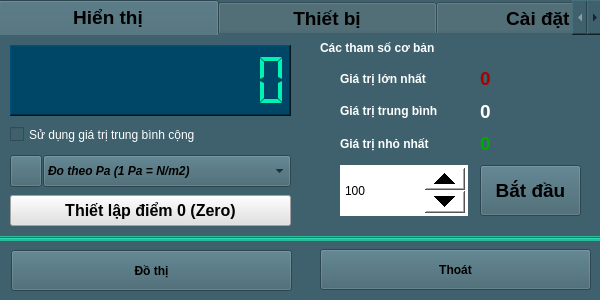
<?xml version="1.0" encoding="UTF-8"?>
<ui version="4.0">
 <class>Sensor_SEN0104</class>
 <widget class="QWidget" name="Sensor_SEN0104">
  <property name="geometry">
   <rect>
    <x>0</x>
    <y>0</y>
    <width>600</width>
    <height>300</height>
   </rect>
  </property>
  <property name="windowTitle">
   <string>Form</string>
  </property>
  <property name="windowIcon">
   <iconset resource="../image.qrc">
    <normaloff>:/image/PSR0104_Icon.jpg</normaloff>:/image/PSR0104_Icon.jpg</iconset>
  </property>
  <property name="styleSheet">
   <string notr="true">background-color: rgb(62, 97, 109);</string>
  </property>
  <widget class="QPushButton" name="pushButton_Exit">
   <property name="geometry">
    <rect>
     <x>320</x>
     <y>249</y>
     <width>271</width>
     <height>41</height>
    </rect>
   </property>
   <property name="font">
    <font>
     <weight>75</weight>
     <bold>true</bold>
    </font>
   </property>
   <property name="text">
    <string>Thoát</string>
   </property>
  </widget>
  <widget class="QPushButton" name="pushButton_ChartZoom">
   <property name="geometry">
    <rect>
     <x>11</x>
     <y>250</y>
     <width>281</width>
     <height>41</height>
    </rect>
   </property>
   <property name="font">
    <font>
     <weight>75</weight>
     <bold>true</bold>
    </font>
   </property>
   <property name="text">
    <string>Đồ thị</string>
   </property>
  </widget>
  <widget class="QTabWidget" name="tabWidget">
   <property name="geometry">
    <rect>
     <x>-2</x>
     <y>0</y>
     <width>605</width>
     <height>238</height>
    </rect>
   </property>
   <property name="font">
    <font>
     <pointsize>14</pointsize>
     <weight>75</weight>
     <bold>true</bold>
    </font>
   </property>
   <property name="styleSheet">
    <string notr="true">background-color: rgb(62, 97, 109);</string>
   </property>
   <property name="currentIndex">
    <number>0</number>
   </property>
   <property name="elideMode">
    <enum>Qt::ElideNone</enum>
   </property>
   <widget class="QWidget" name="tab_Infor_3">
    <attribute name="title">
     <string>            Hiển thị            </string>
    </attribute>
    <widget class="QLCDNumber" name="lcdNumber_Value">
     <property name="geometry">
      <rect>
       <x>10</x>
       <y>10</y>
       <width>281</width>
       <height>71</height>
      </rect>
     </property>
     <property name="styleSheet">
      <string notr="true">background-color: rgb(0, 70, 102);
color: rgb(0, 243, 178);
</string>
     </property>
     <property name="frameShape">
      <enum>QFrame::WinPanel</enum>
     </property>
     <property name="lineWidth">
      <number>1</number>
     </property>
     <property name="smallDecimalPoint">
      <bool>false</bool>
     </property>
     <property name="digitCount">
      <number>10</number>
     </property>
     <property name="segmentStyle">
      <enum>QLCDNumber::Flat</enum>
     </property>
     <property name="value" stdset="0">
      <double>0.000000000000000</double>
     </property>
     <property name="intValue" stdset="0">
      <number>0</number>
     </property>
    </widget>
    <widget class="QPushButton" name="pushButton_2">
     <property name="geometry">
      <rect>
       <x>10</x>
       <y>120</y>
       <width>32</width>
       <height>32</height>
      </rect>
     </property>
     <property name="styleSheet">
      <string notr="true"/>
     </property>
     <property name="text">
      <string/>
     </property>
     <property name="icon">
      <iconset resource="../image.qrc">
       <normaloff>:/image/PSR0104_Icon.jpg</normaloff>:/image/PSR0104_Icon.jpg</iconset>
     </property>
     <property name="iconSize">
      <size>
       <width>32</width>
       <height>32</height>
      </size>
     </property>
    </widget>
    <widget class="QSpinBox" name="spinBox_setSample">
     <property name="geometry">
      <rect>
       <x>340</x>
       <y>130</y>
       <width>128</width>
       <height>51</height>
      </rect>
     </property>
     <property name="styleSheet">
      <string notr="true">QSpinBox
{
background-color: rgb(255, 255, 255);
color: rgb(0, 0, 0);
}
QSpinBox::up-button
{
    min-width:40px;
    min-height: 20px;
}
QSpinBox::down-button
{
    min-width: 40px;
    min-height: 20px;
}
</string>
     </property>
     <property name="minimum">
      <number>10</number>
     </property>
     <property name="maximum">
      <number>9999999</number>
     </property>
     <property name="value">
      <number>100</number>
     </property>
    </widget>
    <widget class="QPushButton" name="pushButton_getSamples">
     <property name="geometry">
      <rect>
       <x>480</x>
       <y>130</y>
       <width>101</width>
       <height>51</height>
      </rect>
     </property>
     <property name="font">
      <font>
       <pointsize>14</pointsize>
       <weight>75</weight>
       <bold>true</bold>
      </font>
     </property>
     <property name="styleSheet">
      <string notr="true"/>
     </property>
     <property name="text">
      <string>Bắt đầu</string>
     </property>
    </widget>
    <widget class="QLabel" name="label_sampleInfo">
     <property name="geometry">
      <rect>
       <x>320</x>
       <y>0</y>
       <width>261</width>
       <height>26</height>
      </rect>
     </property>
     <property name="font">
      <font>
       <weight>75</weight>
       <bold>true</bold>
      </font>
     </property>
     <property name="styleSheet">
      <string notr="true">color: rgb(255, 255, 255);</string>
     </property>
     <property name="text">
      <string>Các tham số cơ bản</string>
     </property>
    </widget>
    <widget class="QWidget" name="verticalLayoutWidget_11">
     <property name="geometry">
      <rect>
       <x>340</x>
       <y>30</y>
       <width>128</width>
       <height>92</height>
      </rect>
     </property>
     <layout class="QVBoxLayout" name="verticalLayout_11">
      <item>
       <widget class="QLabel" name="label_11">
        <property name="font">
         <font>
          <weight>75</weight>
          <bold>true</bold>
         </font>
        </property>
        <property name="styleSheet">
         <string notr="true">color: rgb(255, 255, 255);</string>
        </property>
        <property name="text">
         <string>Giá trị lớn nhất</string>
        </property>
       </widget>
      </item>
      <item>
       <widget class="QLabel" name="label_12">
        <property name="font">
         <font>
          <weight>75</weight>
          <bold>true</bold>
         </font>
        </property>
        <property name="styleSheet">
         <string notr="true">color: rgb(255, 255, 255);</string>
        </property>
        <property name="text">
         <string>Giá trị trung bình</string>
        </property>
       </widget>
      </item>
      <item>
       <widget class="QLabel" name="label_15">
        <property name="font">
         <font>
          <weight>75</weight>
          <bold>true</bold>
         </font>
        </property>
        <property name="styleSheet">
         <string notr="true">color: rgb(255, 255, 255);</string>
        </property>
        <property name="text">
         <string>Giá trị nhỏ nhất</string>
        </property>
       </widget>
      </item>
     </layout>
    </widget>
    <widget class="QWidget" name="verticalLayoutWidget_12">
     <property name="geometry">
      <rect>
       <x>480</x>
       <y>30</y>
       <width>101</width>
       <height>92</height>
      </rect>
     </property>
     <layout class="QVBoxLayout" name="verticalLayout_12">
      <item>
       <widget class="QLabel" name="label_ValueMax">
        <property name="font">
         <font>
          <pointsize>14</pointsize>
          <weight>75</weight>
          <bold>true</bold>
         </font>
        </property>
        <property name="styleSheet">
         <string notr="true">color: rgb(170, 0, 0);</string>
        </property>
        <property name="text">
         <string>0</string>
        </property>
       </widget>
      </item>
      <item>
       <widget class="QLabel" name="label_ValueAvg">
        <property name="font">
         <font>
          <pointsize>14</pointsize>
          <weight>75</weight>
          <bold>true</bold>
         </font>
        </property>
        <property name="styleSheet">
         <string notr="true">color: rgb(255, 255, 255);</string>
        </property>
        <property name="text">
         <string>0</string>
        </property>
       </widget>
      </item>
      <item>
       <widget class="QLabel" name="label_ValueMin">
        <property name="font">
         <font>
          <pointsize>14</pointsize>
          <weight>75</weight>
          <bold>true</bold>
         </font>
        </property>
        <property name="styleSheet">
         <string notr="true">color: rgb(0, 170, 0);</string>
        </property>
        <property name="text">
         <string>0</string>
        </property>
       </widget>
      </item>
     </layout>
    </widget>
    <widget class="QComboBox" name="comboBox_Value_Unit">
     <property name="geometry">
      <rect>
       <x>43</x>
       <y>120</y>
       <width>248</width>
       <height>32</height>
      </rect>
     </property>
     <property name="font">
      <font>
       <weight>75</weight>
       <italic>true</italic>
       <bold>true</bold>
      </font>
     </property>
     <property name="layoutDirection">
      <enum>Qt::LeftToRight</enum>
     </property>
     <property name="autoFillBackground">
      <bool>false</bool>
     </property>
     <property name="styleSheet">
      <string notr="true"/>
     </property>
     <property name="editable">
      <bool>false</bool>
     </property>
     <property name="currentText">
      <string>Đo theo Pa (1 Pa = N/m2)</string>
     </property>
     <item>
      <property name="text">
       <string>Đo theo Pa (1 Pa = N/m2)</string>
      </property>
     </item>
     <item>
      <property name="text">
       <string>Đo theo hPa (1 hPa = 100 Pa)</string>
      </property>
     </item>
     <item>
      <property name="text">
       <string>Đo theo KPa (1 KPa = 1000 Pa)</string>
      </property>
     </item>
     <item>
      <property name="text">
       <string>Đo theo Atm (1 Atm = 101325 Pa)</string>
      </property>
     </item>
     <item>
      <property name="text">
       <string>Đo theo Bar (1 Bar = 100000 Pa)</string>
      </property>
     </item>
     <item>
      <property name="text">
       <string>Đo theo Baria (1 Baria = 0.1 Pa)</string>
      </property>
     </item>
     <item>
      <property name="text">
       <string>Đo theo Torr (1 Torr = 133.322Pa)</string>
      </property>
     </item>
    </widget>
    <widget class="QCheckBox" name="checkBox_setMathAvg">
     <property name="geometry">
      <rect>
       <x>10</x>
       <y>86</y>
       <width>281</width>
       <height>27</height>
      </rect>
     </property>
     <property name="styleSheet">
      <string notr="true">color: rgb(255, 255, 255);</string>
     </property>
     <property name="text">
      <string>Sử dụng giá trị trung bình cộng</string>
     </property>
    </widget>
    <widget class="QPushButton" name="pushButton_SetZero">
     <property name="geometry">
      <rect>
       <x>10</x>
       <y>160</y>
       <width>281</width>
       <height>31</height>
      </rect>
     </property>
     <property name="font">
      <font>
       <pointsize>12</pointsize>
       <weight>75</weight>
       <italic>false</italic>
       <bold>true</bold>
      </font>
     </property>
     <property name="styleSheet">
      <string notr="true">background-color: rgb(225, 225, 225);</string>
     </property>
     <property name="text">
      <string>Thiết lập điểm 0 (Zero)</string>
     </property>
    </widget>
   </widget>
   <widget class="QWidget" name="tab_5">
    <attribute name="title">
     <string>            Thiết bị            </string>
    </attribute>
    <widget class="QWidget" name="verticalLayoutWidget_13">
     <property name="geometry">
      <rect>
       <x>150</x>
       <y>10</y>
       <width>291</width>
       <height>101</height>
      </rect>
     </property>
     <layout class="QVBoxLayout" name="verticalLayout_13">
      <item>
       <widget class="QLabel" name="label_Name">
        <property name="styleSheet">
         <string notr="true">color: rgb(255, 255, 255);</string>
        </property>
        <property name="text">
         <string/>
        </property>
       </widget>
      </item>
      <item>
       <widget class="QLabel" name="label_Address">
        <property name="styleSheet">
         <string notr="true">color: rgb(255, 255, 255);</string>
        </property>
        <property name="text">
         <string/>
        </property>
       </widget>
      </item>
      <item>
       <widget class="QLabel" name="label_SerialNumber">
        <property name="styleSheet">
         <string notr="true">color: rgb(255, 255, 255);</string>
        </property>
        <property name="text">
         <string/>
        </property>
       </widget>
      </item>
     </layout>
    </widget>
    <widget class="QWidget" name="verticalLayoutWidget_14">
     <property name="geometry">
      <rect>
       <x>10</x>
       <y>10</y>
       <width>111</width>
       <height>131</height>
      </rect>
     </property>
     <layout class="QVBoxLayout" name="verticalLayout_14">
      <item>
       <widget class="QLabel" name="label_16">
        <property name="styleSheet">
         <string notr="true">color: rgb(255, 255, 255);</string>
        </property>
        <property name="text">
         <string>Tên thiết bị:</string>
        </property>
       </widget>
      </item>
      <item>
       <widget class="QLabel" name="label_17">
        <property name="styleSheet">
         <string notr="true">color: rgb(255, 255, 255);</string>
        </property>
        <property name="text">
         <string>Địa chỉ:</string>
        </property>
       </widget>
      </item>
      <item>
       <widget class="QLabel" name="label_20">
        <property name="styleSheet">
         <string notr="true">color: rgb(255, 255, 255);</string>
        </property>
        <property name="text">
         <string>Mã sê-ri:</string>
        </property>
       </widget>
      </item>
      <item>
       <widget class="QLabel" name="label_21">
        <property name="styleSheet">
         <string notr="true">color: rgb(255, 255, 255);</string>
        </property>
        <property name="text">
         <string>Mô tả:</string>
        </property>
       </widget>
      </item>
     </layout>
    </widget>
    <widget class="QWidget" name="verticalLayoutWidget_15">
     <property name="geometry">
      <rect>
       <x>150</x>
       <y>110</y>
       <width>291</width>
       <height>61</height>
      </rect>
     </property>
     <layout class="QVBoxLayout" name="verticalLayout_15">
      <item>
       <widget class="QLabel" name="label_Description">
        <property name="styleSheet">
         <string notr="true">color: rgb(255, 255, 255);</string>
        </property>
        <property name="text">
         <string/>
        </property>
        <property name="alignment">
         <set>Qt::AlignLeading|Qt::AlignLeft|Qt::AlignTop</set>
        </property>
       </widget>
      </item>
     </layout>
    </widget>
   </widget>
   <widget class="QWidget" name="tab_7">
    <attribute name="title">
     <string>           Cài đặt            </string>
    </attribute>
    <widget class="QLabel" name="label_26">
     <property name="geometry">
      <rect>
       <x>277</x>
       <y>40</y>
       <width>41</width>
       <height>22</height>
      </rect>
     </property>
     <property name="styleSheet">
      <string notr="true">color: rgb(255, 255, 255);</string>
     </property>
     <property name="text">
      <string>(ms)</string>
     </property>
    </widget>
    <widget class="QLabel" name="label_27">
     <property name="geometry">
      <rect>
       <x>20</x>
       <y>40</y>
       <width>141</width>
       <height>22</height>
      </rect>
     </property>
     <property name="styleSheet">
      <string notr="true">color: rgb(255, 255, 255);</string>
     </property>
     <property name="text">
      <string>Thời gian lấy mẫu :</string>
     </property>
    </widget>
    <widget class="QPushButton" name="pushButton_SetSampleTime">
     <property name="geometry">
      <rect>
       <x>320</x>
       <y>20</y>
       <width>161</width>
       <height>61</height>
      </rect>
     </property>
     <property name="font">
      <font>
       <pointsize>14</pointsize>
       <weight>75</weight>
       <bold>true</bold>
      </font>
     </property>
     <property name="text">
      <string>Cài đặt</string>
     </property>
    </widget>
    <widget class="QSpinBox" name="spinBox_SampleTime">
     <property name="geometry">
      <rect>
       <x>160</x>
       <y>10</y>
       <width>111</width>
       <height>81</height>
      </rect>
     </property>
     <property name="styleSheet">
      <string notr="true">QSpinBox
{
background-color: rgb(255, 255, 255);
color: rgb(0, 0, 0);
}
QSpinBox::up-button
{
    min-width:40px;
    min-height: 20px;
}
QSpinBox::down-button
{
    min-width: 40px;
    min-height: 20px;
}
</string>
     </property>
     <property name="minimum">
      <number>10</number>
     </property>
     <property name="maximum">
      <number>9999999</number>
     </property>
     <property name="value">
      <number>100</number>
     </property>
    </widget>
    <widget class="Line" name="line_3">
     <property name="geometry">
      <rect>
       <x>20</x>
       <y>100</y>
       <width>541</width>
       <height>16</height>
      </rect>
     </property>
     <property name="orientation">
      <enum>Qt::Horizontal</enum>
     </property>
    </widget>
    <widget class="QPushButton" name="pushButton_Calib">
     <property name="geometry">
      <rect>
       <x>320</x>
       <y>120</y>
       <width>161</width>
       <height>61</height>
      </rect>
     </property>
     <property name="font">
      <font>
       <weight>75</weight>
       <bold>true</bold>
      </font>
     </property>
     <property name="text">
      <string>Hiệu chuẩn</string>
     </property>
    </widget>
    <widget class="QLabel" name="label_28">
     <property name="geometry">
      <rect>
       <x>20</x>
       <y>139</y>
       <width>231</width>
       <height>22</height>
      </rect>
     </property>
     <property name="styleSheet">
      <string notr="true">color: rgb(255, 255, 255);</string>
     </property>
     <property name="text">
      <string>Hiệu chuẩn thiết bị :</string>
     </property>
    </widget>
    <widget class="QLabel" name="label_calibInfo">
     <property name="geometry">
      <rect>
       <x>30</x>
       <y>160</y>
       <width>271</width>
       <height>22</height>
      </rect>
     </property>
     <property name="font">
      <font>
       <italic>true</italic>
      </font>
     </property>
     <property name="styleSheet">
      <string notr="true">color: rgb(255, 255, 127);</string>
     </property>
     <property name="text">
      <string>(chưa hiệu chuẩn)</string>
     </property>
    </widget>
   </widget>
  </widget>
  <widget class="Line" name="line">
   <property name="geometry">
    <rect>
     <x>-2</x>
     <y>236</y>
     <width>605</width>
     <height>5</height>
    </rect>
   </property>
   <property name="styleSheet">
    <string notr="true">background-color: rgb(42, 187, 154);</string>
   </property>
   <property name="frameShadow">
    <enum>QFrame::Sunken</enum>
   </property>
   <property name="orientation">
    <enum>Qt::Horizontal</enum>
   </property>
  </widget>
 </widget>
 <resources>
  <include location="../image.qrc"/>
 </resources>
 <connections/>
</ui>
